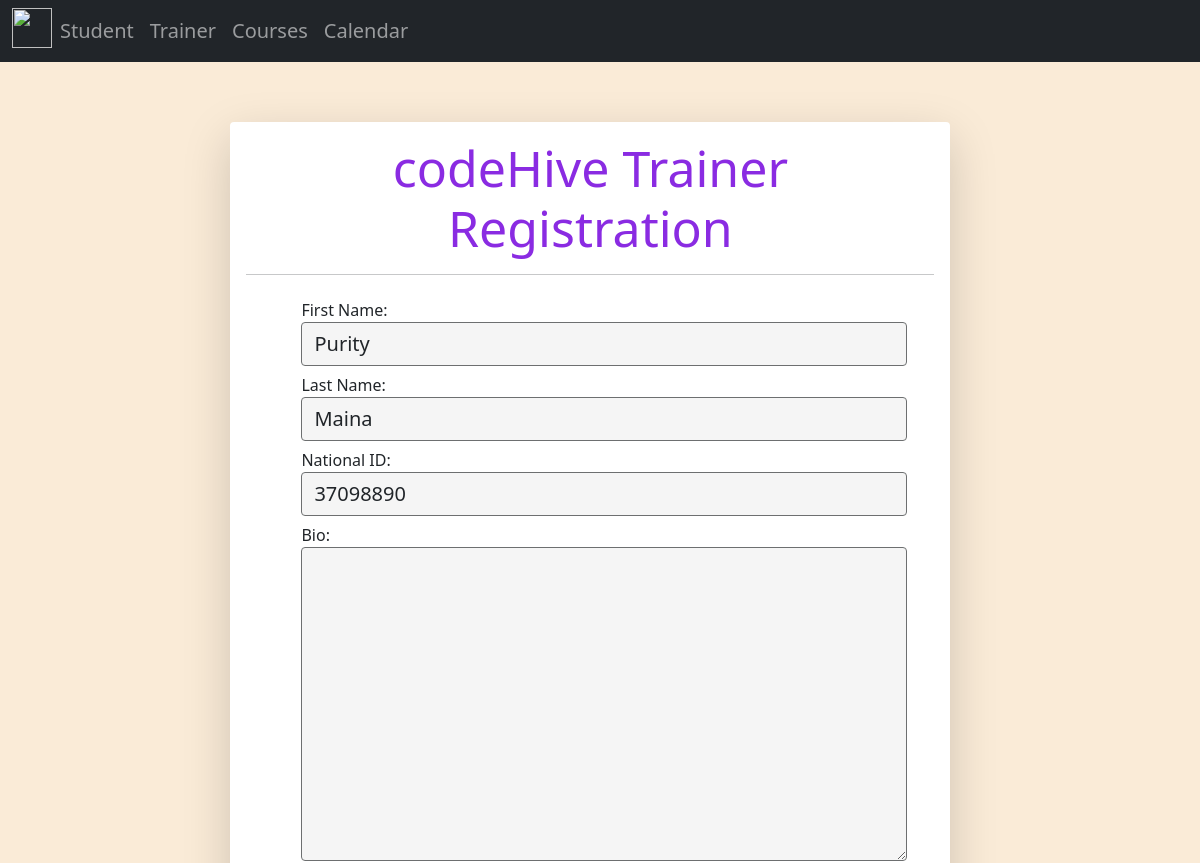
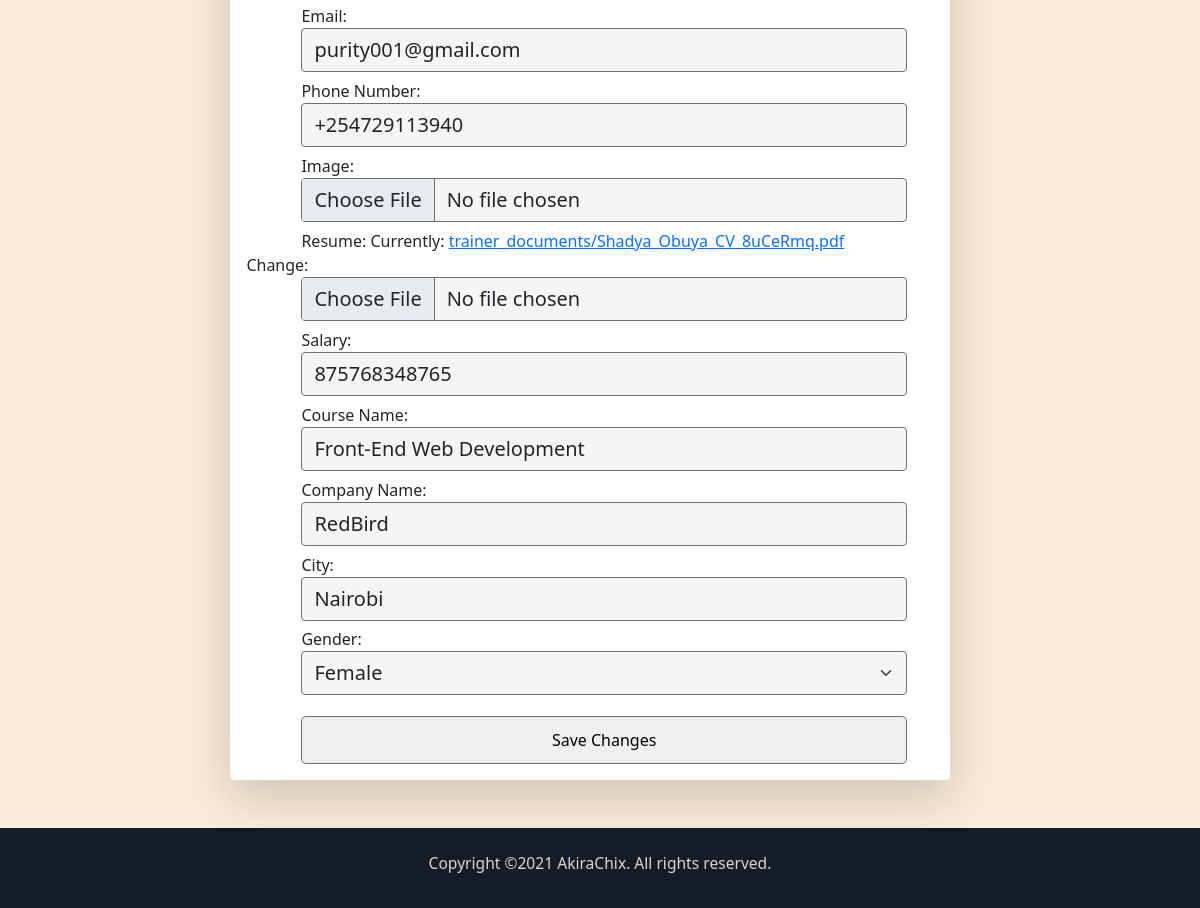
The app's page /trainer/edit-trainer/21/ with its own data (2 pictures, top to bottom).
### trainer/models.py (models this page shows, shortened)
class Trainer(models.Model):
    first_name=models.CharField(max_length=30,null=True)
    last_name=models.CharField(max_length=30,null=True)
    national_id=models.CharField(max_length=30,null=True)
    bio=models.TextField(null=True)
    email=models.EmailField(max_length=30,null=True)
    phone_number=PhoneNumberField(null=True)
    image=models.ImageField( upload_to="trainer_images/", null=True)
    resume=models.FileField(upload_to="trainer_documents/", null=True)
    salary=models.PositiveBigIntegerField(null=True)
    course_name=models.CharField(max_length=40,null=True)
    company_name=models.CharField(max_length=30,null=True)
    city=models.CharField(max_length=20,null=True)
    GENDER=(
        ('Female','Female'),
        ('Male','Male'),
        ('Other','Other'),
    )
    gender = models.CharField(max_length=11,choices=GENDER,null=True,default="other")

### trainer/views.py (the view)
# urls.py: path('edit-trainer/<int:id>/',views.edit_trainer,name='edit-trainer'),
def edit_trainer(request,id):
    trainer=Trainer.objects.get(id=id)
    if request.method=="POST":
        form=RegisterTrainerForm(request.POST,instance=trainer)
        if form.is_valid():
            form.save()
            return redirect(reverse("trainer:trainer-list"), id=trainer.id)
        else:
            print(form.errors)
    else:
        form=RegisterTrainerForm(instance=trainer)
        return render(request,"trainer/edit_trainer.html",{'form':form})

### trainer/templates/trainer/edit_trainer.html (shortened to what this page needs)
{%extends 'trainer/layout.html'%}
{%block body%}
<section id="trainer">
    <form method="POST" enctype="multipart/form-data">
        <div id="trainer_reg" class="shadow-lg p-3 mb-5 bg-body rounded">
            <center><h2 id="heading">codeHive Trainer Registration</h2></center>
            <hr>
            {% for field in form %}
            <div>{{ field.label_tag }} {{ field }}</div>
            {% endfor %}
            <button type="submit" class="btnRegister">Save Changes</button>
          </div>
    </form>
    <footer class="copyright">
        Copyright &copy;2021 AkiraChix. All rights reserved.
    </footer>
    </section>
{%endblock%}

### trainer/templates/trainer/layout.html (style rules this page uses)
body { background:antiquewhite; }
#trainer { background-color: antiquewhite; }
#trainer_reg { margin-left: 32%; width: 100%; padding-left: 30%; padding-top: 5%; background-color: rgb(73, 71, 71); }
form { padding-top: 5%; margin-right: 5%; width: 60%; }
input { margin-left: 8%; }
label { margin-left: 8%; margin-top: 1%; }
textarea { margin-left: 8%; }
select { margin-left: 8%; }
.form-select { background-color: whitesmoke; border: 1px solid #6d6f70; font-size: 20px; }
.btnRegister { margin-left: 8%; width: 88%; height: 6vh; border: 1px solid purple; border: 1px solid #6d6f70; border-radius: 5px; margin-top: 3%; }
.copyright { background-color: #161C27; text-align: center; padding-top: 2%; color: rgb(214, 213, 213); font-size: 1.3vw; height: 10vh; }
.form-control { background-color: whitesmoke; border: 1px solid #6d6f70; font-size: 20px; }
#heading { font-size: 50px; color: blueviolet; }

### records on screen
Trainer: form "Purity" "Maina" "37098890" "purity001@gmail.com" "+254729113940" "875768348765" "Front-End Web Development" "RedBird" "Nairobi" "Female"

### other values on screen
{{ field.label_tag }} "First Name:" "Last Name:" "National ID:" "Bio:" "Email:" "Phone Number:" "Image:" "Resume:" "Salary:" "Course Name:" "Company Name:" "City:" "Gender:"
